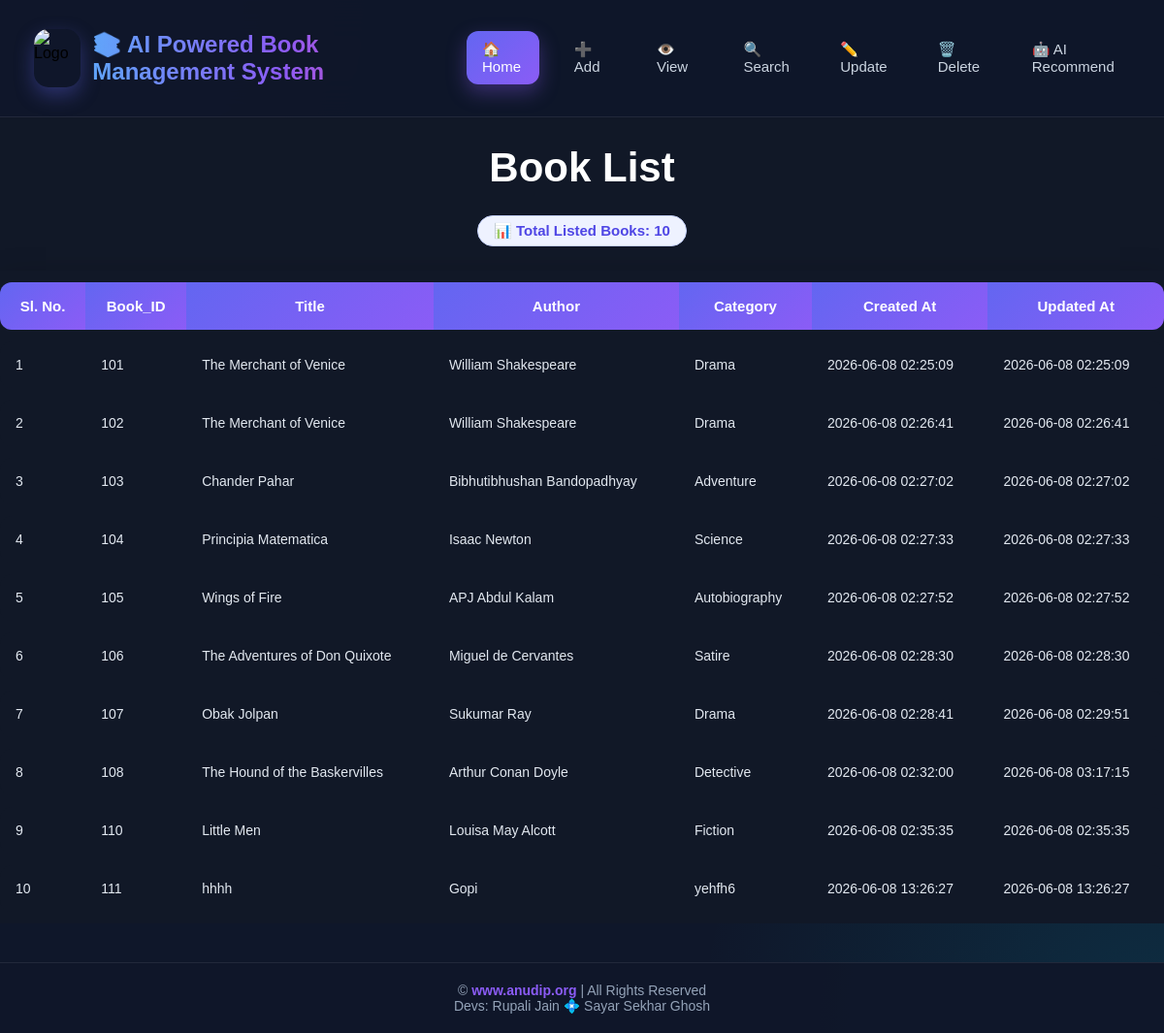
/view, run on the app's committed database.
### tables this page shows
CREATE TABLE books(

        id INTEGER PRIMARY KEY AUTOINCREMENT,

        title TEXT NOT NULL,

        author TEXT NOT NULL,

        category TEXT,

        created_at DATETIME DEFAULT (datetime('now', '+5 hours', '+30 minutes')),
                   
        updated_at DATETIME DEFAULT (datetime('now', '+5 hours', '+30 minutes'))
    );

### app.py (the view)
@app.route("/view")
def view():
    books = get_all_books()
    return render_template(
        "view_books.html",
        books=books
    )

### database.py (called while the page is built)
def get_connection():
    return sqlite3.connect(DB_NAME)

def get_all_books():
    conn = get_connection()
    cursor = conn.execute(
        "SELECT * FROM books"
    )
    books = cursor.fetchall()
    conn.close()
    return books

### templates/view_books.html (shortened to what this page needs)
<!DOCTYPE html>
<html>
    <head>
        <link rel="stylesheet"
            href="{{ url_for('static', filename='style.css') }}"
        >
    </head>
    <body>
        <nav class="navbar">
            <div class="nav-brand">
                <img src="https://media.licdn.com/dms/image/v2/D560BAQEHjEFxVR5xuw/company-logo_200_200/B56Z1mStfDHoAI-/0/1775537675219?e=2147483647&v=beta&t=GtWsI8qY5ZNdaVx1h6QCo8TTsH4VkOEgyCH3mkutd10" alt="Logo" class="nav-logo">
                    <h2 class="nav-title">📚 AI Powered Book Management System</h2>
            </div>
            <div class="nav-links">
                <a href="/" class="nav-item home-highlight">🏠 Home</a>
                <a href="/add" class="nav-item">➕ Add</a>
                <a href="/view" class="nav-item">👁️ View</a>
                <a href="/search" class="nav-item">🔍 Search</a>
                <a href="/update" class="nav-item">✏️ Update</a>
                <a href="/delete" class="nav-item">🗑️ Delete</a>
                <a href="/recommend" class="nav-item">🤖 AI Recommend</a>
            </div>
        </nav>
        <div class="container">
            <h1>Book List</h1>
            <div style="text-align: center; margin-bottom: 20px;">
                <span style="background-color: #eef2ff; color: #4f46e5; padding: 6px 16px; border-radius: 20px; font-weight: bold; font-size: 15px; border: 1px solid #c7d2fe; display: inline-block;">
                    📊 Total Listed Books: {{ books|length }}
                </span>
            </div>
            <table>
                <tr>
                    <th>Sl. No.</th>
                    <th>Book_ID</th>
                    <th>Title</th>
                    <th>Author</th>
                    <th>Category</th>
                    <th>Created At</th>
                    <th>Updated At</th>
                </tr>
                {% for book in books %}
                <tr>
                    <td>{{ loop.index }}</td>
                    <td>{{ book[0] }}</td>
                    <td>{{ book[1] }}</td>
                    <td>{{ book[2] }}</td>
                    <td>{{ book[3] }}</td>
                    <td>{{ book[4] }}</td>
                    <td>{{ book[5] }}</td>
                </tr>
                {% endfor %}
            </table>
        </div>
        <footer class="footer">
            &copy; <a href="https://anudip.org/" target="_blank">www.anudip.org</a> | All Rights Reserved
            <br>Devs: Rupali Jain 💠 Sayar Sekhar Ghosh
        </footer>
    </body>
</html>

### static/style.css (style rules this page uses)
.navbar { display:flex; justify-content:space-between; align-items:center; padding:12px 35px; background:rgba(15,23,42,.95); backdrop-filter:blur(20px); border-bottom:1px solid rgba(255,255,255,.08); position:sticky; top:0; z-index:1000; }
.nav-brand { display: flex; align-items: center; gap: 12px; }
.nav-logo { height:60px; width:60px; border-radius:15px; object-fit:cover; box-shadow: 0 8px 20px rgba(99,102,241,.35); }
.nav-title { font-size:24px; font-weight:700; background: linear-gradient( 90deg, #60a5fa, #8b5cf6, #ec4899 ); -webkit-background-clip:text; background-clip: text; -webkit-text-fill-color:transparent; }
.nav-links { display: flex; gap: 20px; align-items: center; }
.nav-item { color:#cbd5e1; text-decoration:none; padding:10px 16px; border-radius:12px; transition:.3s ease; font-size:15px; }
.home-highlight { background: linear-gradient( 135deg, #6366f1, #8b5cf6 ); color:white !important; box-shadow: 0 8px 20px rgba(139,92,246,.35); }
body { font-family:'Poppins',sans-serif; margin:0; padding:0; background: radial-gradient(circle at top left,#7c3aed25,transparent 30%), radial-gradient(circle at bottom right,#06b6d425,transparent 30%), #0f172a; }
.container { background:#111827; color:white; overflow-x:auto; }
h1 { text-align:center; color:white; font-size:42px; margin-bottom:25px; }
table { width:100%; border-collapse:separate; border-spacing:0 12px; margin-top:25px; box-shadow: 0 10px 30px rgba(0,0,0,.25); }
th { background:linear-gradient( 135deg, #6366f1, #8b5cf6 ); color:white; padding:16px; font-size:15px; font-weight:600; border:none; }
th:first-child { border-radius:12px 0 0 12px; }
th:last-child { border-radius:0 12px 12px 0; }
td { background:#111827; color:#e2e8f0; padding:16px; border:none; }
td:first-child { border-radius:12px 0 0 12px; }
td:last-child { border-radius:0 12px 12px 0; }
tr { transition:.3s ease; }
td { font-size:14px; }
.footer { margin-top:40px; padding:20px; text-align:center; background:rgba(15,23,42,.95); border-top:1px solid rgba(255,255,255,.08); color:#94a3b8; font-size:14px; }
.footer a { color:#8b5cf6; text-decoration:none; font-weight:600; transition:.3s; }
* { transition: background-color .3s ease, color .3s ease, transform .3s ease, box-shadow .3s ease; }

### data on the page
books: id "101", title "The Merchant of Venice", author "William Shakespeare", category "Drama", created_at "2026-06-08 02:25:09", updated_at "2026-06-08 02:25:09"
books: id "102", title "The Merchant of Venice", author "William Shakespeare", category "Drama", created_at "2026-06-08 02:26:41", updated_at "2026-06-08 02:26:41"
books: id "103", title "Chander Pahar", author "Bibhutibhushan Bandopadhyay", category "Adventure", created_at "2026-06-08 02:27:02", updated_at "2026-06-08 02:27:02"
books: id "104", title "Principia Matematica", author "Isaac Newton", category "Science", created_at "2026-06-08 02:27:33", updated_at "2026-06-08 02:27:33"
books: id "105", title "Wings of Fire", author "APJ Abdul Kalam", category "Autobiography", created_at "2026-06-08 02:27:52", updated_at "2026-06-08 02:27:52"
books: id "106", title "The Adventures of Don Quixote", author "Miguel de Cervantes", category "Satire", created_at "2026-06-08 02:28:30", updated_at "2026-06-08 02:28:30"
books: id "107", title "Obak Jolpan", author "Sukumar Ray", category "Drama", created_at "2026-06-08 02:28:41", updated_at "2026-06-08 02:29:51"
books: id "108", title "The Hound of the Baskervilles", author "Arthur Conan Doyle", category "Detective", created_at "2026-06-08 02:32:00", updated_at "2026-06-08 03:17:15"
books: id "110", title "Little Men", author "Louisa May Alcott", category "Fiction", created_at "2026-06-08 02:35:35", updated_at "2026-06-08 02:35:35"
books: id "111", title "hhhh", author "Gopi", category "yehfh6", created_at "2026-06-08 13:26:27", updated_at "2026-06-08 13:26:27"

### other printed values
{{ books|length }} "10"
